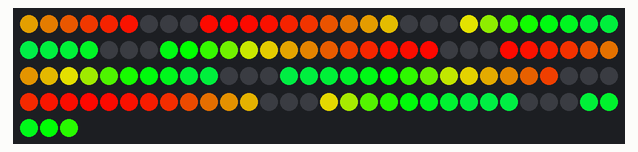
Simulated run of this sketch. Board: Arduino Uno, built with avr-gcc and run on an emulated ATmega328P. Parts: 123 RGB LEDs in strip order, left to right, continuing on the next row. Dim RGB values are drawn brighter than linear; random numbers use the default seed unless the sketch sets one; what the sketch prints to the serial monitor is not drawn.

Above: at 5.33 s.
At 9.35 s:
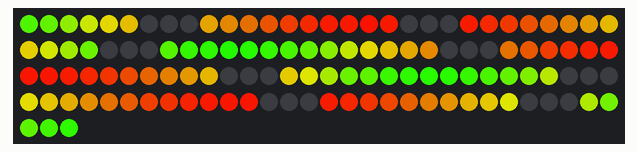
At 13.34 s:
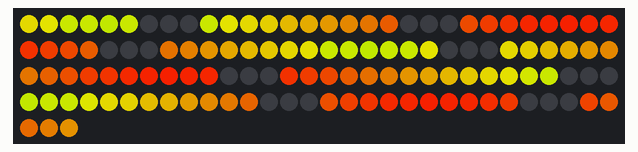
At 16.73 s:
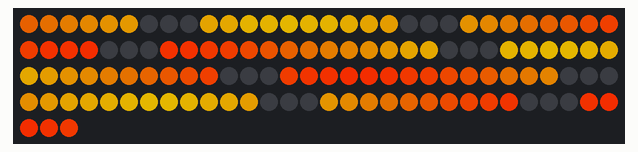
At 23.58 s:
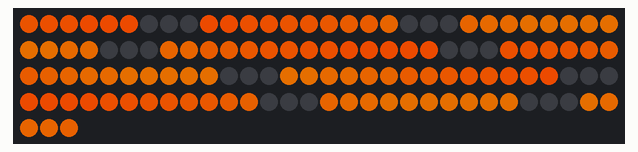
At 38.6 s:
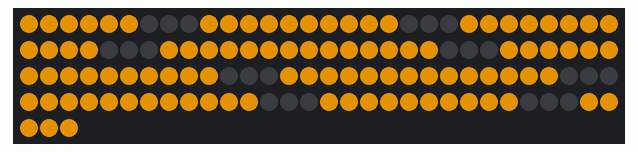

The sketch:

BlueDinosaur_FastLED_Dual_2.ino
```cpp
#include <FastLED.h>
#include <Led.h>
#include <Shows.h>

//
//  Blue Dinosaur with 9 stegosauran paddles
//
//  Dual shows - Blend together 2 shows running at once
//
//  2 CHSV buffers for Channel A + B
//  interpolate the two buffers on to the CRGB leds
//
//  2/26/2020
//
#define NUM_LEDS 99
#define ACTUAL_LEDS 123

#define BRIGHTNESS  255 // (0-255)

#define DELAY_TIME 40  // in milliseconds. FastLED demo has 8.3 ms delay!

#define DATA_PIN 7

#define CHANNEL_A  0  // Don't change these
#define CHANNEL_B  1
#define DUAL       2  // How many shows to run at once (dual = 2). Don't change.

Led led[] = { Led(NUM_LEDS), Led(NUM_LEDS) };  // Class instantiation of the 2 Led libraries
Shows shows[] = { Shows(&led[CHANNEL_A]), Shows(&led[CHANNEL_B]) };  // 2 Show libraries
CHSV leds_buffer[DUAL][NUM_LEDS];  // CHSV buffers for Channel A + B; may break the memory bank
CRGB leds[ACTUAL_LEDS];  // Hook for FastLED library

CHSV morph_buffer[DUAL][NUM_LEDS];

// Shows
#define START_SHOW_CHANNEL_A  0  // Channels A starting show
#define START_SHOW_CHANNEL_B  1  // Channels B starting show
uint8_t current_show[] = { START_SHOW_CHANNEL_A, START_SHOW_CHANNEL_B };
#define NUM_SHOWS 12

// Clocks and time
#define SHOW_DURATION 30  // seconds
#define FADE_TIME 30   // seconds to fade in. If FADE_TIME = SHOW_DURATION, then Always Be Fading
uint32_t MAX_SMALL_CYCLE = SHOW_DURATION * 2 * (1000 / DELAY_TIME);  // *2! 50% = all on, 50% = all off, and rise + decay on edges
#define FADE_CYCLES  (FADE_TIME * 1000 / DELAY_TIME)  // cycles to fade in + out

boolean simplespikes[] = { false, false };

// Paddle lookup tables
const uint8_t paddle_size_lookup[] = { 6, 10, 12, 14, 16, 14, 12, 10, 5 };
const uint8_t paddle_first_led_lookup[] = { 0, 6, 16, 28, 42, 58, 72, 84, 94, 99 };

//
// Setup
//
void setup() {

  delay( 3000 ); // power-up safety delay

  randomSeed(analogRead(0));

  Serial.begin(9600);
  Serial.println("Start");

  FastLED.addLeds<NEOPIXEL, DATA_PIN>(leds, ACTUAL_LEDS);;  // Only 1 leds object
  FastLED.setBrightness( BRIGHTNESS );

  // Set up the various mappings here (1D lists in PROGMEM)
  //  for (uint8_t i = 0; i < DUAL; i++) {
  //    led[i].setLedMap(ConeLookUp);  // mapping of pixels to actual leds
  //    shows[i] = Shows(&led[i]);  // Show library - reinitialized for led mappings
  //  }

  for (uint8_t i = 0; i < DUAL; i++) {
    led[i].fillBlack();
    led[i].push_frame();
    shows[i].setWaitRange(5, 50, 45);
    shows[i].setBandsBpm(10, 30);
  }

  // Start Channel B offset at halfway through show
  shows[CHANNEL_B].setSmallCycle(MAX_SMALL_CYCLE / 2);
}

void loop() {

  for (uint8_t i = 0; i < DUAL; i++) {

    switch (current_show[i]) {

      case 0:
        shows[i].allOn();
        break;
      case 1:
        shows[i].morphChain();
        break;
      case 2:
        shows[i].twoColor();
        break;
      case 3:
        shows[i].lightWave();
        break;
      case 4:
        shows[i].sawTooth();
        break;
      case 5:
        shows[i].lightRunUp();
        break;
      case 6:
        shows[i].packets();
        break;
      case 7:
        shows[i].packets_two();
        break;
      case 8:
        shows[i].sinelon_fastled();
        break;
      case 9:
        shows[i].bpm_fastled();
        break;
      case 10:
        shows[i].juggle_fastled();
        break;
      default:
        shows[i].bands();
        break;
    }

    shows[i].morphFrame();  // 1. calculate interp_frame 2. adjust palette
  }

  update_leds();  // morph together the 2 chanels & push the interp_frame on to the leds
  unpack_leds();
  morph_channels(get_intensity(CHANNEL_A));  // morph together the 2 leds channels and deposit on to Channel_A
  FastLED.show();  // Update the display
  advance_clocks();  // advance the cycle clocks and check for next show

  delay(DELAY_TIME); // The only delay
}

//
// advance_clocks
//
void advance_clocks() {
  for (uint8_t i = 0; i < DUAL; i++) {
    shows[i].advanceClock();
    if (shows[i].getSmallCycle() >= MAX_SMALL_CYCLE) {
      next_show(i);
    }
  }
}

//
// next_show - dependent on channel i
//
void next_show(uint8_t i) {
  current_show[i] = random8(NUM_SHOWS);

  /*
  simplespikes[i] = (random8(2) == 0) ? true : false ;
  set_led_number(i);  // This may not work
  */

  led[i].fillBlack();
  led[i].push_frame();

  shows[i].turnOnMorphing();
  shows[i].resetAllClocks();
  shows[i].setWaitRange(5, 50, 45);
  shows[i].pickRandomColorSpeeds();
  shows[i].pickRandomWait();
}

//
// set_led_number
//
void set_led_number(uint8_t i) {
  led[i].fillBlack();  // clear leds before symmetry change
  uint8_t numSymLeds = (simplespikes[i]) ? 8 : 54; // This may not work
  shows[i].resetNumLeds(numSymLeds);  // resets the virtual number of LEDs
}


//
// update_leds - push the interp_frame on to the leds
//
void update_leds() {
  for (uint8_t channel = 0; channel < DUAL; channel++) {
    for (int i = 0; i < NUM_LEDS; i++) {
      leds_buffer[channel][i] = led[channel].getInterpFrameColor(i);
    }
  }
}

//
// unpack_leds - if simplespines, need to unpack into component leds
//
void unpack_leds() {
  for (uint8_t channel = 0; channel < DUAL; channel++) {
    if (simplespikes[channel]) {
      for (uint8_t spike = 0; spike < 9; spike++) {
        // Light all the LEDs on the numbered spike
        uint8_t first_led = paddle_first_led_lookup[spike];
        for (uint8_t i = 0; i < paddle_size_lookup[spike]; i++) {
          morph_buffer[channel][first_led + i] = leds_buffer[channel][spike];
        }
      }
    } else {
      for (uint8_t i = 0; i < NUM_LEDS; i++) {
        morph_buffer[channel][i] = leds_buffer[channel][i];
      }
    }
  }
}

//
// morph_channels - morph together the 2 chanels and update the LEDs
//
void morph_channels(uint8_t fract) {
  for (int i = 0; i < NUM_LEDS; i++) {
    CHSV color = led[CHANNEL_A].getInterpHSV(morph_buffer[CHANNEL_B][i],
                                             morph_buffer[CHANNEL_A][i],
                                             fract);  // interpolate a + b channels
    leds[add_spacer_leds(i)] = color;
  }
}

uint8_t add_spacer_leds(uint8_t i) {
  uint8_t num_spacers = 0;
  for (uint8_t spike = 1; i >= paddle_first_led_lookup[spike]; spike++) {
    num_spacers+=3;
  }
  return i + num_spacers;
}

//
// get_intensity - calculate a channel's intensity based on its cycle clock
//
uint8_t get_intensity(uint8_t i) {
  uint8_t intensity;  // 0 = Off, 255 = full On
  uint16_t small_cycle = shows[i].getSmallCycle();

  // Similar logic to check_fades (deprecated)
  if (small_cycle <= FADE_CYCLES) {
    intensity = map(small_cycle, 0, FADE_CYCLES, 0, 255);  // rise
  } else if (small_cycle <= (MAX_SMALL_CYCLE / 2)) {
    intensity = 255;  // Show is 100%
  } else if (small_cycle <= ((MAX_SMALL_CYCLE / 2) + FADE_CYCLES)) {
    intensity = map(small_cycle - (MAX_SMALL_CYCLE / 2), 0, FADE_CYCLES, 255, 0);  // decay
  } else {
    intensity = 0;
  }
  return intensity;
}
```
